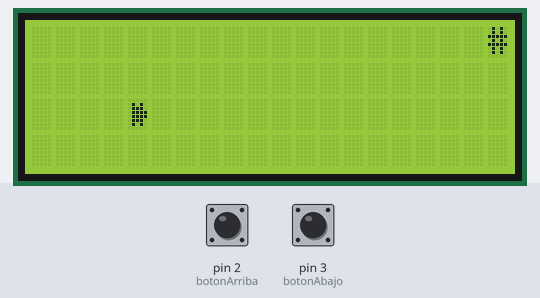
A sketch run on a simulated Arduino Uno, built with avr-gcc and run on an emulated ATmega328P. On the bench: 20×4 character LCD. The test bench sets the inputs (shaded band); at power-on: pin 2 (botonArriba) HIGH, pin 3 (botonAbajo) HIGH. Random numbers use the default seed unless the sketch sets one.

Above: at 3.3 s.
3.4 s: pin 2 (botonArriba) pulled LOW for 0.15 s
At 4.0 s:
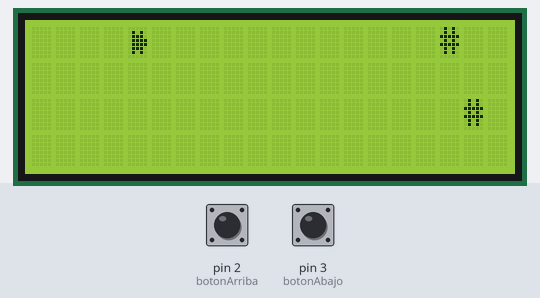
4.1 s: pin 3 (botonAbajo) pulled LOW for 0.15 s
At 4.7 s:
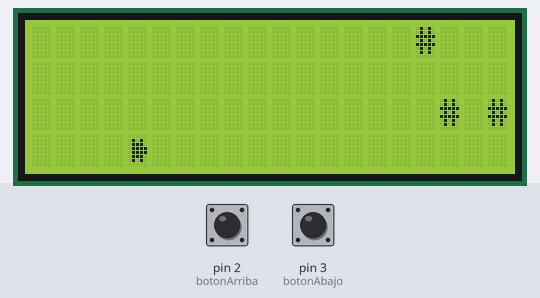
4.8 s: pin 2 (botonArriba) pulled LOW for 1 s
At 5.6 s:
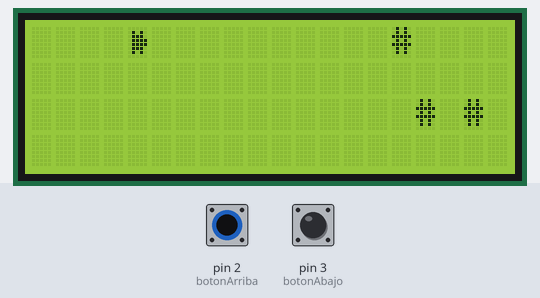
6.4 s: pin 3 (botonAbajo) pulled LOW for 1 s
At 7.4 s:
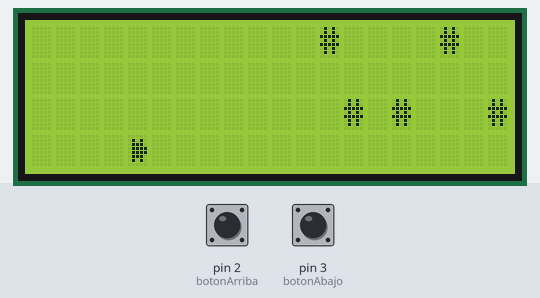
8.0 s: pin 2 (botonArriba) pulled LOW for 0.15 s
At 8.6 s:
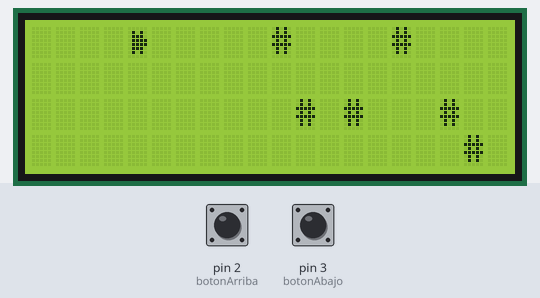
8.7 s: pin 3 (botonAbajo) pulled LOW for 0.15 s
At 11.6 s:
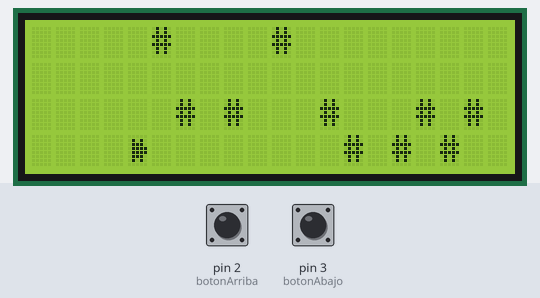
Timing chart, 0 to 12.7 s (numbered marks = the images above; inputs shaded):
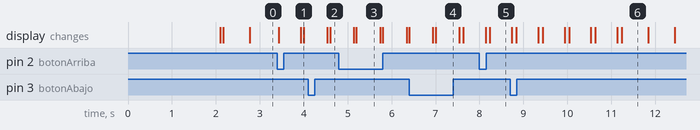

The sketch:

juego_autito_arduino.ino
```cpp
#include <Wire.h>
#include <LiquidCrystal_I2C.h>

LiquidCrystal_I2C lcd(0x27, 20, 4);

const int botonArriba = 2;
const int botonAbajo = 3;

int jugadorY = 2;
const int maxY = 3;
const int calleInicio = 4;
const int calleFin = 19;
char calle[4][20];

unsigned long ultimaActualizacion = 0;
const unsigned long intervalo = 600;

int puntaje = 0;

byte autoautito[] = {
  B00000,
  B01010,
  B01110,
  B01111,
  B01111,
  B01110,
  B01010,
  B00000
};

void setup() {
  lcd.begin(20, 4);
  lcd.backlight();
  pinMode(botonArriba, INPUT_PULLUP);
  pinMode(botonAbajo, INPUT_PULLUP);

  lcd.setCursor(0, 0);
  lcd.print("Juego: Esquivar");
  lcd.setCursor(0, 1);
  lcd.print("Autos!");
  lcd.setCursor(0, 3);
  lcd.print("Por Leandro");
  delay(2000);
  lcd.clear();

  lcd.createChar(0, autoautito);

  inicializarCalle();
}

void loop() {
  if (digitalRead(botonArriba) == LOW && jugadorY > 0) {
    jugadorY--;
  }
  if (digitalRead(botonAbajo) == LOW && jugadorY < maxY) {
    jugadorY++;
  }

  if (millis() - ultimaActualizacion > intervalo) {
    ultimaActualizacion = millis();
    actualizarCalle();
    if (verificarChoque()) {
      lcd.clear();
      lcd.setCursor(0, 0);
      lcd.print("PERDISTE!");
      lcd.setCursor(0, 1);
      lcd.print("Puntaje: ");
      lcd.print(puntaje);
      delay(2000);
      reiniciarJuego();
    }
    puntaje++;
    dibujarCalle();
  }
}

void inicializarCalle() {
  for (int i = 0; i < 4; i++) {
    for (int j = calleInicio; j <= calleFin; j++) {
      calle[i][j] = ' ';
    }
  }
  calle[jugadorY][calleInicio] = 0;
}

void actualizarCalle() {
  for (int i = 0; i < 4; i++) {
    for (int j = calleInicio; j < calleFin; j++) {
      calle[i][j] = calle[i][j + 1];
    }
  }

  for (int i = 0; i < 4; i++) {
    if (random(0, 10) < 1.3) {
      calle[i][calleFin] = '#';
    } else {
      calle[i][calleFin] = ' ';
    }
  }

  calle[jugadorY][calleInicio] = 0;
}

bool verificarChoque() {
  return calle[jugadorY][calleInicio + 1] == '#';
}

void dibujarCalle() {
  lcd.clear();
  for (int i = 0; i < 4; i++) {
    for (int j = calleInicio; j <= calleFin; j++) {
      lcd.setCursor(j, i);
      if (calle[i][j] == 0) {
        lcd.write(0);
      } else {
        lcd.print(calle[i][j]);
      }
    }
  }
}

void reiniciarJuego() {
  jugadorY = 2;
  puntaje = 0;
  inicializarCalle();
}
```

Measured:
- what the display in image 3 shows lasts 0.5 s, from 5.2 s to 5.7 s
- what the display in image 6 shows lasts 0.6 s, from 11.2 s to 11.8 s
